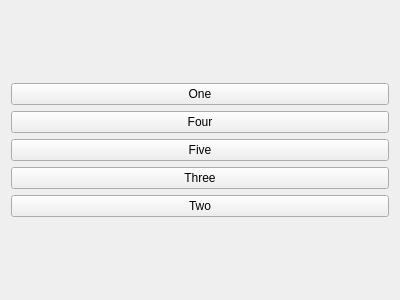
<?xml version="1.0" encoding="UTF-8"?>
<ui version="4.0">
 <class>Widget</class>
 <widget class="QWidget" name="Widget">
  <property name="geometry">
   <rect>
    <x>0</x>
    <y>0</y>
    <width>400</width>
    <height>300</height>
   </rect>
  </property>
  <property name="windowTitle">
   <string>Widget</string>
  </property>
  <layout class="QVBoxLayout" name="verticalLayout_2">
   <item>
    <layout class="QVBoxLayout" name="verticalLayout">
     <item>
      <widget class="QPushButton" name="oneButton">
       <property name="text">
        <string>One</string>
       </property>
      </widget>
     </item>
     <item>
      <widget class="QPushButton" name="fourButton">
       <property name="text">
        <string>Four</string>
       </property>
      </widget>
     </item>
     <item>
      <widget class="QPushButton" name="fiveButton">
       <property name="text">
        <string>Five</string>
       </property>
      </widget>
     </item>
     <item>
      <widget class="QPushButton" name="threeButton">
       <property name="text">
        <string>Three</string>
       </property>
      </widget>
     </item>
     <item>
      <widget class="QPushButton" name="twoButton">
       <property name="text">
        <string>Two</string>
       </property>
      </widget>
     </item>
    </layout>
   </item>
  </layout>
 </widget>
 <layoutdefault spacing="6" margin="11"/>
 <resources/>
 <connections/>
</ui>
